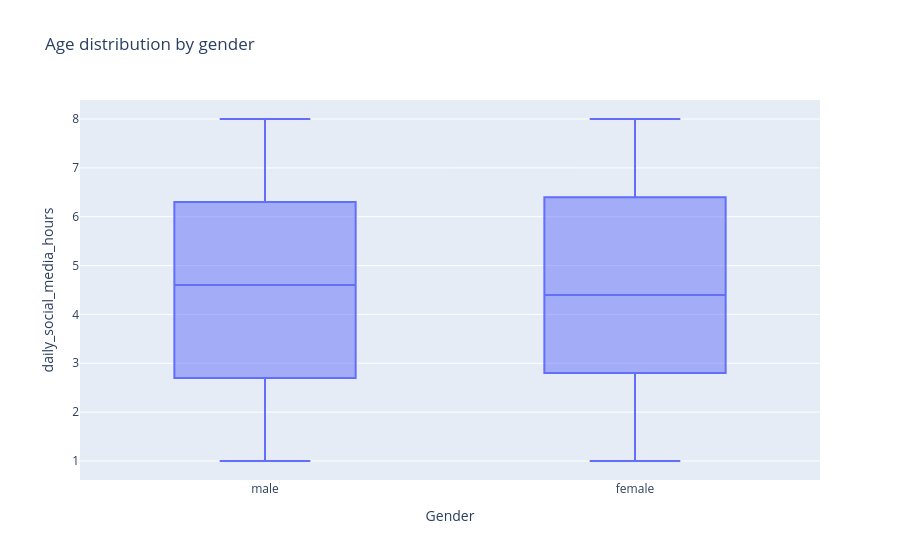

The cell this chart's notebook holds for it:
### Code cell
data_clean = data.dropna(subset=["gender", "daily_social_media_hours"])
fig = px.box(
data_clean,
x="gender",
y="daily_social_media_hours",
title="Age distribution by gender",
labels={"gender": "Gender", "age": "Age"}
)
fig.show()

### Figure 1 — Plotly figure (JSON) as saved in the notebook; plotly's stock layout.template omitted (floating-point values rounded to 4 significant figures; data arrays with more than 128 entries replaced by an {"elided": "..."} marker saying what was removed)
{"data": [{"alignmentgroup": "True", "hovertemplate": "Gender=%{x}<br>daily_social_media_hours=%{y}<extra></extra>", "legendgroup": "", "marker": {"color": "#636efa"}, "name": "", "notched": false, "offsetgroup": "", "orientation": "v", "showlegend": false, "type": "box", "x": {"elided": "1200 str values"}, "x0": " ", "xaxis": "x", "y": {"elided": "1200 float values"}, "y0": " ", "yaxis": "y"}], "layout": {"boxmode": "group", "legend": {"tracegroupgap": 0}, "title": {"text": "Age distribution by gender"}, "xaxis": {"anchor": "y", "domain": [0, 1], "title": {"text": "Gender"}}, "yaxis": {"anchor": "x", "domain": [0, 1], "title": {"text": "daily_social_media_hours"}}}}
